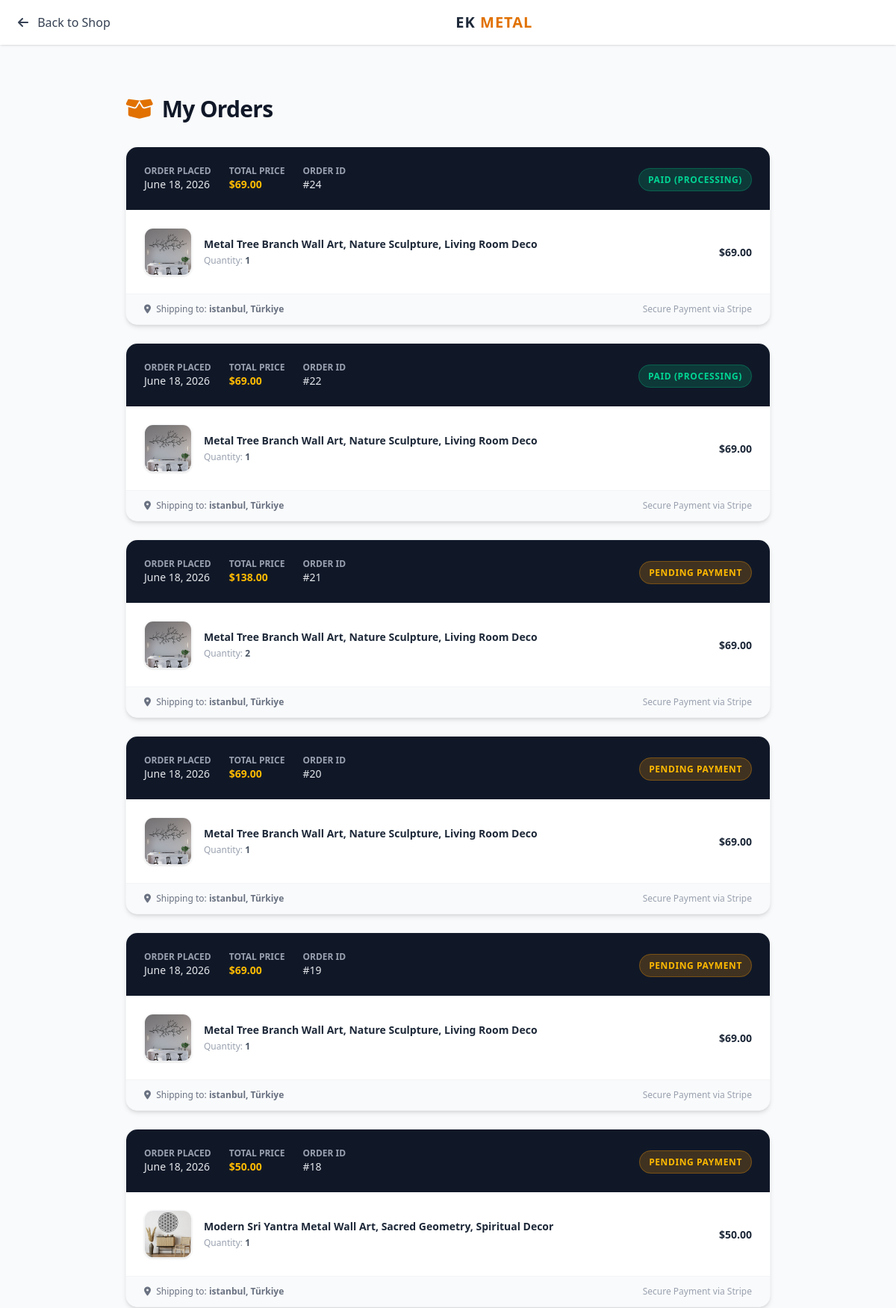
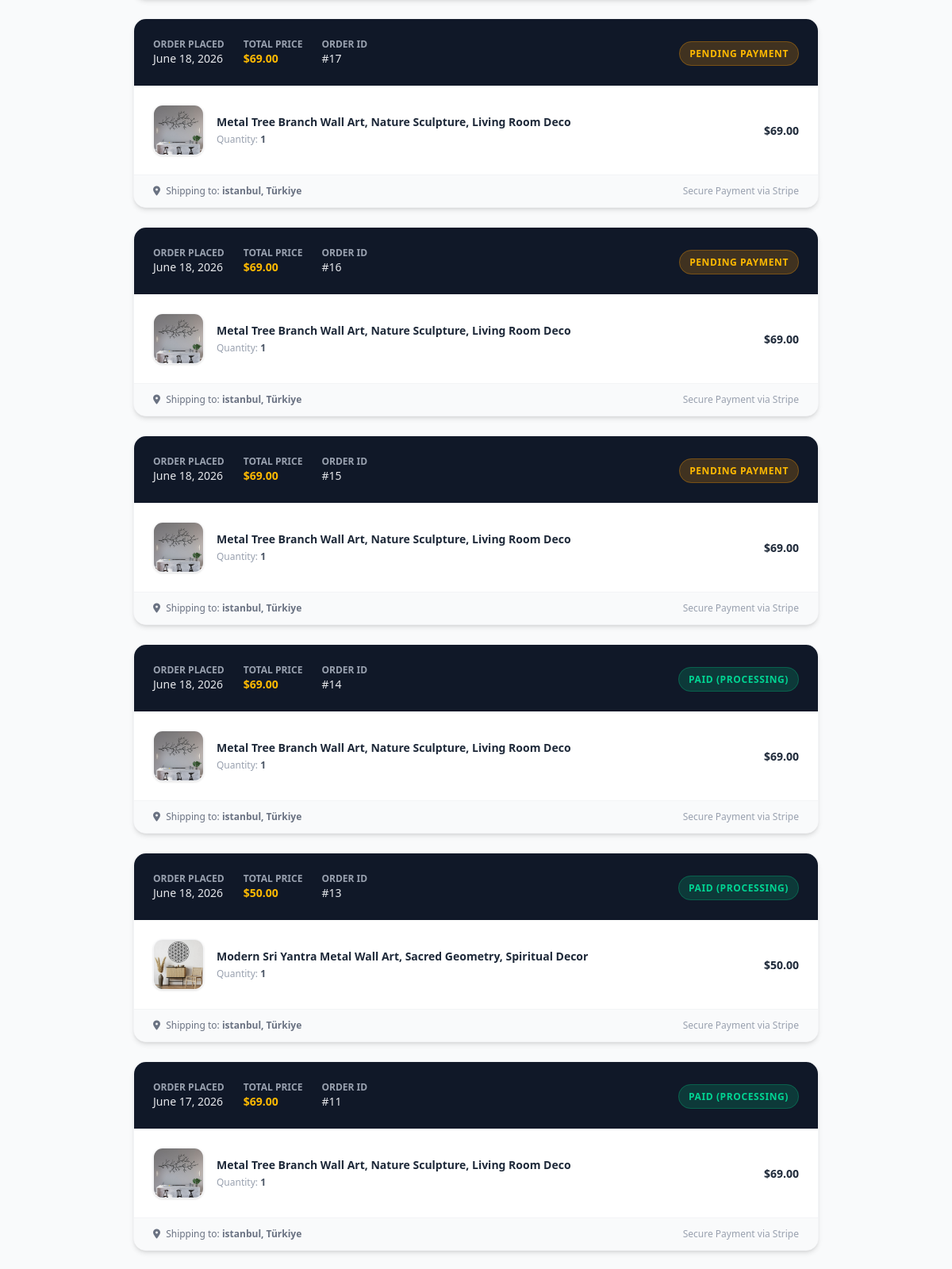
The app's page /my-orders/ (signed in, upper part) with its own data (2 pictures, top to bottom).
### shop/models.py (models this page shows, shortened)
class Order(models.Model):
    STATUS_CHOICES = [
        ('Pending', 'Pending Payment'),
        ('Paid', 'Paid (Preparing Product)'),
        ('Shipped', 'Shipped (On the Way)'),
        ('Completed', 'Delivered & Completed'),
        ('Cancelled', 'Cancelled'),
    ]
    user = models.ForeignKey(User, on_delete=models.CASCADE, related_name='orders')
    first_name = models.CharField(max_length=100)
    last_name = models.CharField(max_length=100)
    phone_code = models.CharField(max_length=10)
    phone_number = models.CharField(max_length=20)
    country = models.CharField(max_length=100)
    state = models.CharField(max_length=100)
    city = models.CharField(max_length=100)
    zip_code = models.CharField(max_length=20)
    address_line = models.TextField()
    total_price = models.DecimalField(max_digits=10, decimal_places=2, default=0.00)
    status = models.CharField(max_length=20, choices=STATUS_CHOICES, default='Pending')
    stripe_payment_intent = models.CharField(max_length=255, blank=True, null=True, verbose_name="Stripe ID")
    created_at = models.DateTimeField(auto_now_add=True)

class OrderItem(models.Model):
    order = models.ForeignKey(Order, on_delete=models.CASCADE, related_name='items')
    product = models.ForeignKey(Product, on_delete=models.CASCADE)
    variant = models.ForeignKey(ProductVariant, on_delete=models.SET_NULL, null=True, blank=True)
    quantity = models.PositiveIntegerField(default=1)
    price = models.DecimalField(max_digits=10, decimal_places=2)

class Product(models.Model):
    category = models.ForeignKey(Category, on_delete=models.CASCADE, related_name='products', verbose_name="Category")
    title = models.CharField(max_length=200, verbose_name="Product Title")
    description = models.TextField(verbose_name="Product Description")
    description_features = models.TextField(blank=True, null=True, verbose_name="2. Açıklama (Kutulara Gidecek Kurumsal Metin)")
    price = models.DecimalField(max_digits=10, decimal_places=2, verbose_name="Base Price (Smallest Size)")
    discount_price = models.DecimalField(max_digits=10, decimal_places=2, null=True, blank=True, verbose_name="Discounted Base Price")
    stock = models.IntegerField(default=0, verbose_name="Stock Quantity")
    main_image = models.ImageField(upload_to='products/main/', verbose_name="Main Image")
    video = models.FileField(upload_to='products/videos/', null=True, blank=True, verbose_name="Product Video (Optional)")
    is_active = models.BooleanField(default=True, verbose_name="Is Active?")
    created_at = models.DateTimeField(auto_now_add=True, verbose_name="Created At")
    class Meta:
        verbose_name = "Product"
        verbose_name_plural = "Products"

### shop/views.py (the view)
# urls.py: path('my-orders/', views.my_orders_view, name='my_orders'),
@login_required(login_url='/login/')
def my_orders_view(request):
    orders = request.user.orders.all().order_by('-created_at')
    context = {'orders': orders}
    return render(request, 'shop/my_orders.html', context)

### shop/context_processors.py (called while the page is built)
def cart_item_count(request):
    if not request.user.is_authenticated:
        return {'cart_items_total': 0}
    try:
        cart = Cart.objects.get(user=request.user)
        total_items = sum(item.quantity for item in cart.items.all())
        return {'cart_items_total': total_items}
    except Cart.DoesNotExist:
        return {'cart_items_total': 0}

### shop/templates/shop/my_orders.html (shortened to what this page needs)
<!DOCTYPE html>
<html lang="en">
<head>
    <script src="https://cdn.jsdelivr.net/npm/@tailwindcss/browser@4"></script>
    <link rel="stylesheet" href="https://cdnjs.cloudflare.com/ajax/libs/font-awesome/6.4.0/css/all.min.css">
</head>
<body class="bg-gray-50 text-gray-900 font-sans pt-24">
    <nav class="fixed top-0 left-0 w-full bg-white shadow-sm z-50 px-6 py-4 flex justify-between items-center">
        <a href="/" class="text-gray-700 hover:text-amber-600 font-medium transition"><i class="fa-solid fa-arrow-left mr-2"></i> Back to Shop</a>
        <a href="/" class="text-xl font-bold tracking-wider text-gray-800">EK <span class="text-amber-600">METAL</span></a>
    </nav>
    <main class="max-w-4xl mx-auto px-4 py-8">
        <h1 class="text-3xl font-black tracking-tight mb-8 flex items-center gap-3">
            <i class="fa-solid fa-box-open text-amber-600"></i> My Orders
        </h1>
        {% if orders %}
            <div class="space-y-6">
                {% for order in orders %}
                <div class="bg-white rounded-2xl shadow-md border border-gray-100 overflow-hidden transition hover:shadow-lg">
                    <div class="bg-gray-900 p-4 md:p-6 text-white flex flex-wrap justify-between items-center gap-4">
                        <div class="flex gap-6 text-sm">
                            <div>
                                <p class="text-gray-400 text-xs uppercase font-bold">Order Placed</p>
                                <p class="font-medium text-gray-200">{{ order.created_at|date:"N j, Y" }}</p>
                            </div>
                            <div>
                                <p class="text-gray-400 text-xs uppercase font-bold">Total Price</p>
                                <p class="font-black text-amber-400">${{ order.total_price }}</p>
                            </div>
                            <div>
                                <p class="text-gray-400 text-xs uppercase font-bold">Order ID</p>
                                <p class="font-medium text-gray-200">#{{ order.id }}</p>
                            </div>
                        </div>
                        <div>
                            {% if order.status == 'Paid' %}
                                <span class="bg-emerald-500/20 text-emerald-400 border border-emerald-500/30 text-xs px-3 py-1.5 rounded-full font-bold uppercase tracking-wider">Paid (Processing)</span>
                            {% elif order.status == 'Shipped' %}
                                <span class="bg-blue-500/20 text-blue-400 border border-blue-500/30 text-xs px-3 py-1.5 rounded-full font-bold uppercase tracking-wider">Shipped</span>
                            {% elif order.status == 'Completed' %}
                                <span class="bg-gray-500/20 text-gray-400 border border-gray-500/30 text-xs px-3 py-1.5 rounded-full font-bold uppercase tracking-wider">Completed</span>
                            {% elif order.status == 'Cancelled' %}
                                <span class="bg-red-500/20 text-red-400 border border-red-500/30 text-xs px-3 py-1.5 rounded-full font-bold uppercase tracking-wider">Cancelled</span>
                            {% else %}
                                <span class="bg-amber-500/20 text-amber-400 border border-amber-500/30 text-xs px-3 py-1.5 rounded-full font-bold uppercase tracking-wider">Pending Payment</span>
                            {% endif %}
                        </div>
                    </div>
                    <div class="p-6 divide-y divide-gray-100">
                        {% for item in order.items.all %}
                        <div class="flex items-center gap-4 py-4 first:pt-0 last:pb-0">
                            <img src="{{ item.product.main_image.url }}" class="w-16 h-16 rounded-xl object-cover border border-gray-100 shadow-sm">
                            <div class="flex-1 min-w-0">
                                <h3 class="text-sm font-bold text-gray-800 truncate">{{ item.product.title }}</h3>
                                <p class="text-xs text-gray-400 mt-1">
                                    Quantity: <span class="font-semibold text-gray-600">{{ item.quantity }}</span>
                                </p>
                            </div>
                            <div class="text-right">
                                <span class="text-sm font-black text-gray-800">${{ item.price }}</span>
                            </div>
                        </div>
                        {% endfor %}
                    </div>
                    <div class="bg-gray-50 px-6 py-3 border-t border-gray-100 text-xs text-gray-500 flex justify-between items-center">
                        <span><i class="fa-solid fa-location-dot mr-1"></i> Shipping to: <strong>{{ order.city }}, {{ order.country }}</strong></span>
                        <span class="text-gray-400">Secure Payment via Stripe</span>
                    </div>
                </div>
                {% endfor %}
            </div>
        {% endif %}
    </main>
</body>
</html>

### records on screen
Order: created_at "June 18, 2026", total_price "69.00", id "24", status "PAID (PROCESSING)", city "istanbul", country "Türkiye"
OrderItem: product.main_image (picture), product "Metal Tree Branch Wall Art, Nature Sculpture, Living Room Deco", quantity "1", price "69.00"
Order: created_at "June 18, 2026", total_price "69.00", id "22", status "PAID (PROCESSING)", city "istanbul", country "Türkiye"
OrderItem: product.main_image (picture), product "Metal Tree Branch Wall Art, Nature Sculpture, Living Room Deco", quantity "1", price "69.00"
Order: created_at "June 18, 2026", total_price "138.00", id "21", shows "PENDING PAYMENT", city "istanbul", country "Türkiye"
OrderItem: product.main_image (picture), product "Metal Tree Branch Wall Art, Nature Sculpture, Living Room Deco", quantity "2", price "69.00"
Order: created_at "June 18, 2026", total_price "69.00", id "20", shows "PENDING PAYMENT", city "istanbul", country "Türkiye"
OrderItem: product.main_image (picture), product "Metal Tree Branch Wall Art, Nature Sculpture, Living Room Deco", quantity "1", price "69.00"
Order: created_at "June 18, 2026", total_price "69.00", id "19", shows "PENDING PAYMENT", city "istanbul", country "Türkiye"
OrderItem: product.main_image (picture), product "Metal Tree Branch Wall Art, Nature Sculpture, Living Room Deco", quantity "1", price "69.00"
Order: created_at "June 18, 2026", total_price "50.00", id "18", shows "PENDING PAYMENT", city "istanbul", country "Türkiye"
OrderItem: product.main_image (picture), product "Modern Sri Yantra Metal Wall Art, Sacred Geometry, Spiritual Decor", quantity "1", price "50.00"
Order: created_at "June 18, 2026", total_price "69.00", id "17", shows "PENDING PAYMENT", city "istanbul", country "Türkiye"
OrderItem: product.main_image (picture), product "Metal Tree Branch Wall Art, Nature Sculpture, Living Room Deco", quantity "1", price "69.00"
Order: created_at "June 18, 2026", total_price "69.00", id "16", shows "PENDING PAYMENT", city "istanbul", country "Türkiye"
OrderItem: product.main_image (picture), product "Metal Tree Branch Wall Art, Nature Sculpture, Living Room Deco", quantity "1", price "69.00"
Order: created_at "June 18, 2026", total_price "69.00", id "15", status "PENDING PAYMENT", city "istanbul", country "Türkiye"
OrderItem: product.main_image (picture), product "Metal Tree Branch Wall Art, Nature Sculpture, Living Room Deco", quantity "1", price "69.00"
Order: created_at "June 18, 2026", total_price "69.00", id "14", status "PAID (PROCESSING)", city "istanbul", country "Türkiye"
OrderItem: product.main_image (picture), product "Metal Tree Branch Wall Art, Nature Sculpture, Living Room Deco", quantity "1", price "69.00"
Order: created_at "June 18, 2026", total_price "50.00", id "13", status "PAID (PROCESSING)", city "istanbul", country "Türkiye"
OrderItem: product.main_image (picture), product "Modern Sri Yantra Metal Wall Art, Sacred Geometry, Spiritual Decor", quantity "1", price "50.00"
Order: created_at "June 17, 2026", total_price "69.00", id "11", status "PAID (PROCESSING)", city "istanbul", country "Türkiye"
OrderItem: product.main_image (picture), product "Metal Tree Branch Wall Art, Nature Sculpture, Living Room Deco", quantity "1", price "69.00"
